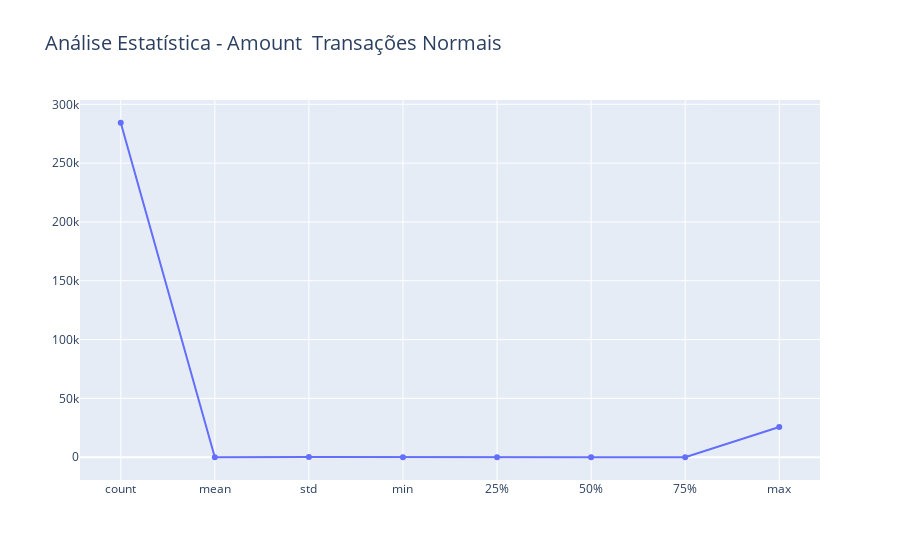

Notebook code for this chart:
### Code cell
fig = go.Figure()
fig.add_trace(go.Scatter(x=df_creditcard['Amount'][df_creditcard['Class']==0].describe().index, \
                         y=df_creditcard['Amount'][df_creditcard['Class']==0].describe(), mode = 'markers+lines', name="markers+line"))

fig.update_layout(title_text ='Análise Estatística - Amount  Transações Normais', title_font_size=20)

### Figure 1 — Plotly figure (JSON) as saved in the notebook; plotly's stock layout.template omitted (floating-point values rounded to 4 significant figures)
{"data": [{"mode": "markers+lines", "name": "markers+line", "type": "scatter", "x": ["count", "mean", "std", "min", "25%", "50%", "75%", "max"], "y": [284315, 88.29, 250.1, 0, 5.65, 22, 77.05, 25690.0]}], "layout": {"title": {"font": {"size": 20}, "text": "Análise Estatística - Amount  Transações Normais"}}}
